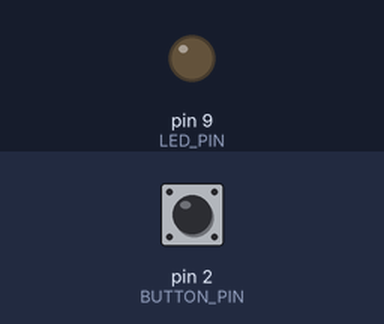
This sketch was run on a simulated Arduino Uno, built with avr-gcc and run on an emulated ATmega328P. Shown: output pins drawn as LEDs (lit = HIGH). The test bench sets the inputs (shaded band); at power-on: pin 2 (BUTTON_PIN) HIGH.

Above: at 1.2 s.
1.3 s: pin 2 (BUTTON_PIN) pulled LOW for 0.15 s
At 1.6 s:
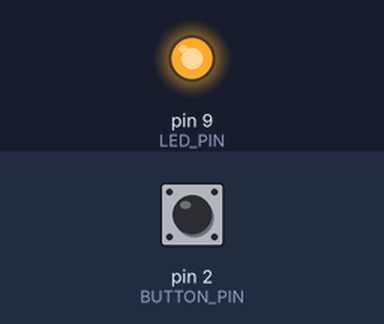
2.9 s: pin 2 (BUTTON_PIN) pulled LOW for 1 s
At 4.0 s:
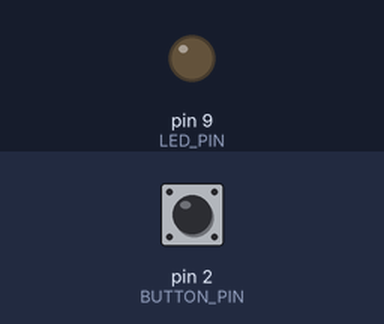
5.4 s: pin 2 (BUTTON_PIN) pulled LOW for 3.2 s
At 5.9 s:
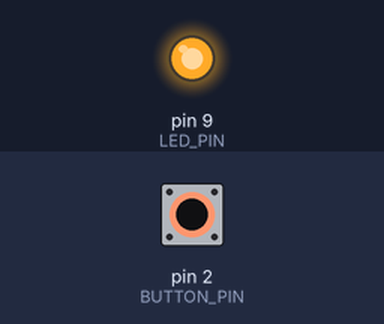
Timing chart, 0 to 8.4 s (numbered marks = the images above; inputs shaded):
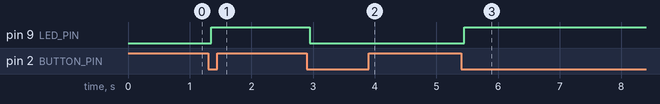

The sketch:

encender-apagar-boton-normal.ino
```cpp
#define LED_PIN 9
#define BUTTON_PIN 2

byte lastButtonState;
byte ledState = LOW;

void setup() {
  pinMode(LED_PIN, OUTPUT);
  pinMode(BUTTON_PIN, INPUT);
  lastButtonState = digitalRead(BUTTON_PIN);
}

void loop() {
  byte buttonState = digitalRead(BUTTON_PIN);
  if (buttonState != lastButtonState) {
    lastButtonState = buttonState;
    if (buttonState == LOW){ //liberado
      if (ledState == HIGH){
        delay(50);
        ledState = LOW;
      }
      else {
        delay(50);
        ledState = HIGH;
      }
      digitalWrite(LED_PIN, ledState);
    }
  }
}
```

Measured:
- after the input at 1.3 s, pin 9 (LED_PIN): LOW → HIGH after 0.05 s
- after the input at 2.9 s, pin 9 (LED_PIN): HIGH → LOW after 0.05 s
- after the input at 5.4 s, pin 9 (LED_PIN): LOW → HIGH after 0.05 s
